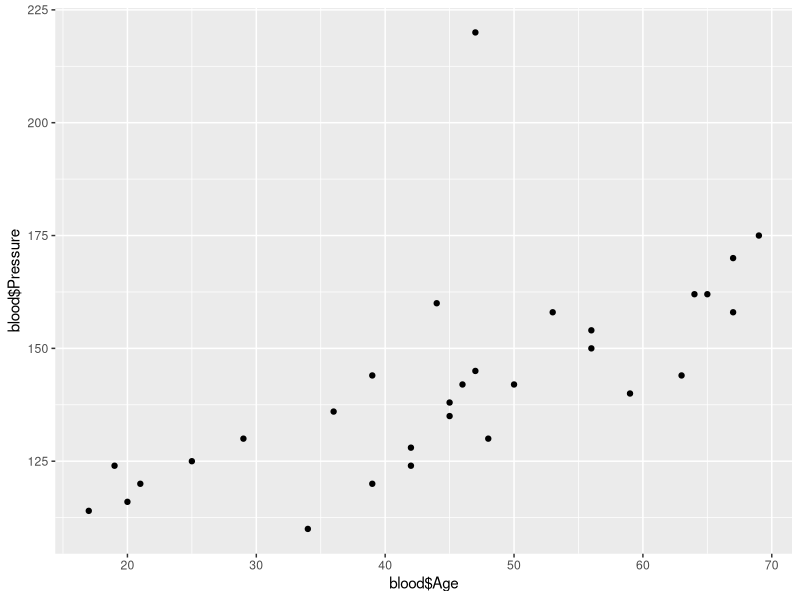

Recreate this plot in R. (Note: this script raises an error after producing the figure.)
blood <- read.table("blood pressure.txt", header = TRUE)
View(blood)
str(blood)

blood$Index <- NULL
blood$One <- NULL

library(ggplot2)

qplot(blood$Age, blood$Pressure)

model <- lm(Pressure~Age, data = blood)
summary(m_blood)

#calculating accordind to lm results (age = 18)
98.7147 + 0.9709*18


qplot(blood$Age, blood$Pressure) + geom_abline(intercept = 98.7, slope = 0.9709)

which.max(blood$Pressure)

blood1 <- blood[-which.max(blood$Pressure),]

model1 <- lm(Pressure~Age, data = blood1)
summary(model1)

qplot(blood1$Age, blood1$Pressure) + geom_abline(intercept = 97.0771, slope = 0.9493) + geom_abline(intercept = 98.7, slope = 0.9709)

summary(model1)
names(model1)

model1$residuals

hist(model1$residuals)
qplot(model1$residuals, geom = "histogram")
qplot(model1$residuals, geom = "histogram")

#Abalone problem

abalone_csv <- read.csv("Abalone.csv")
View(abalone_csv)

boxplot(rings~sex, data = abalone_csv)

abalone_csv$sex <- as.character(abalone_csv$sex)
abalone_csv$sex[abalone_csv$sex != 'I'] <- 'NI' #NI means non-infant
abalone_csv$sex <- as.factor(abalone_csv$sex)

table(abalone_csv$sex)
boxplot(rings~sex, data = abalone_csv)

cor(abalone_csv[,-c(1)])


model1 <- lm(rings~.,data = abalone_csv)
summary(model1)

model2 <- lm(rings~. -length, data = abalone_csv)
summary(model2)
